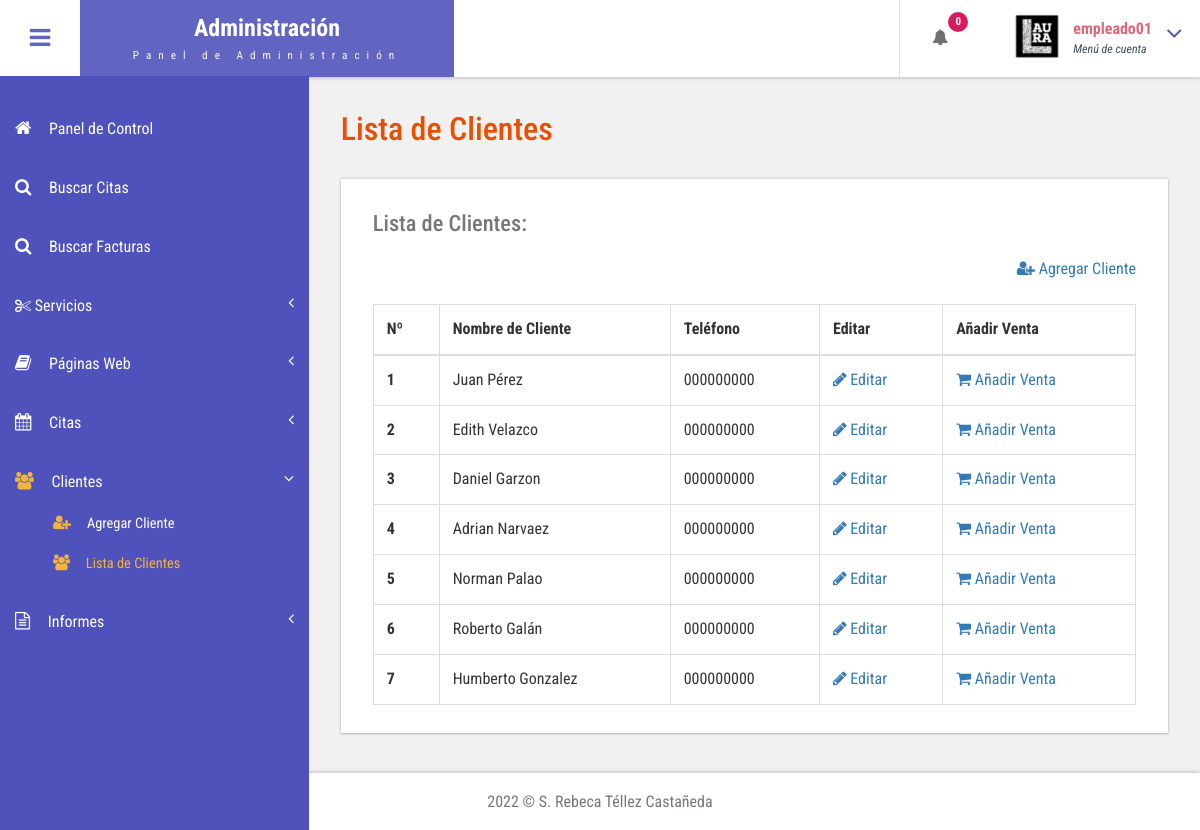
Page /admin/customer-list.php (signed in) on the committed database.
### tables this page shows
CREATE TABLE
    IF NOT EXISTS `tblcustomers` (
        `ID` INT(10) NOT NULL,
        `Name` VARCHAR(120) DEFAULT NULL,
        `Email` VARCHAR(200) DEFAULT NULL,
        `MobileNumber` VARCHAR (9) DEFAULT NULL,
        `Gender` enum('Mujer', 'Hombre', 'No definido') DEFAULT NULL,
        `Details` mediumtext,
        `CreationDate` TIMESTAMP NULL DEFAULT CURRENT_TIMESTAMP,
        `UpdationDate` TIMESTAMP NULL DEFAULT NULL
        ON
        UPDATE
            CURRENT_TIMESTAMP
    );

### admin/customer-list.php (the view, shortened to what this page needs)
<?php
include('includes/dbconnection.php');
if (strlen($_SESSION['bpmsaid'] == 0)) {
	header('location:logout.php');
} else {
?>
	<!DOCTYPE HTML>
	<html>
	<head>
		<link href="css/bootstrap.css" rel='stylesheet' type='text/css' />
		<link href="css/style.css" rel='stylesheet' type='text/css' />
		<link href="css/font-awesome.css" rel="stylesheet">
		<link href="css/animate.css" rel="stylesheet" type="text/css" media="all">
		<link href="css/custom.css" rel="stylesheet">
	</head>
	<body class="cbp-spmenu-push">
		<div class="main-content">
			<?php include_once('includes/sidebar.php'); ?>
			<?php include_once('includes/header.php'); ?>
			<div id="page-wrapper">
				<div class="main-page">
					<div class="tables">
						<h3 class="title1">Lista de Clientes</h3>
						<div class="table-responsive bs-example widget-shadow">
							<h4>Lista de Clientes:</h4>
							<div align=right>
								<a href="add-customer.php" class="nav_icon">
									<i class="fa fa-user-plus"></i> Agregar Cliente
								</a>
							</div>
							<br>
							<table class="table table-bordered">
								<thead>
									<tr>
										<th>Nº</th>
										<th>Nombre de Cliente</th>
										<th>Teléfono</th>
										<th>Editar</th>
										<th>Añadir Venta</th>
									</tr>
								</thead>
								<tbody>
									<?php
									$ret = mysqli_query($con, "select *from  tblcustomers");
									$cnt = 1;
									while ($row = mysqli_fetch_array($ret)) {
									?>
										<tr>
											<th scope="row"><?php echo $cnt; ?></th>
											<td><?php echo $row['Name']; ?></td>
											<td><?php echo $row['MobileNumber']; ?></td>
											<td>
												<a href="edit-customer-detailed.php?editid=<?php echo $row['ID']; ?>">
													<i class="fa fa-pencil"></i> Editar
												</a>
											</td>
											<td>
												<a href="add-customer-services.php?addid=<?php echo $row['ID']; ?>">
												<i class="fa fa-shopping-cart"></i> Añadir Venta
											</a>
											</td>
										</tr> <?php
												$cnt = $cnt + 1;
											} ?>
								</tbody>
							</table>
						</div>
					</div>
				</div>
			</div>
			<?php include_once('includes/footer.php'); ?>
		</div>
	</body>
	</html>
<?php }  ?>

### admin/includes/header.php (shortened to what this page needs)
<div class="sticky-header header-section ">
  <div class="header-left">
    <button id="showLeftPush"><i class="fa fa-bars"></i></button>
    <div class="logo">
      <a href="index.php">
        <h1>Administración</h1>
        <span>Panel de Administración</span>
      </a>
    </div>
  </div>
  <div class="header-right">
    <div class="profile_details_left">
      <ul class="nofitications-dropdown">
        <?php
        $ret1 = mysqli_query($con, "select ID,Name from  tblappointment where Status=''");
        $num = mysqli_num_rows($ret1);
        ?>
        <li class="dropdown head-dpdn">
          <a href="#" class="dropdown-toggle" data-toggle="dropdown" aria-expanded="false"><i class="fa fa-bell"></i><span class="badge blue"><?php echo $num; ?></span></a>
        </li>
      </ul>
      <div class="clearfix"> </div>
    </div>
    <div class="profile_details">
      <?php
      $adid = $_SESSION['bpmsaid'];
      $ret = mysqli_query($con, "select AdminName from tbladmin where ID='$adid'");
      $row = mysqli_fetch_array($ret);
      $name = $row['AdminName'];
      ?>
      <ul>
        <li class="dropdown profile_details_drop">
          <a href="#" class="dropdown-toggle" data-toggle="dropdown" aria-expanded="false">
            <div class="profile_img">
              <span class="prfil-img"><img src="images/laura_logo.png" alt="" width="50" height="50"> </span>
              <div class="user-name">
                <p><?php echo $name; ?></p>
                <span>Menú de cuenta</span>
              </div>
              <i class="fa fa-angle-down lnr"></i>
              <div class="clearfix"></div>
            </div>
          </a>
        </li>
      </ul>
    </div>
  </div>
  <div class="clearfix"> </div>
</div>

### admin/css/style.css (style rules this page uses)
h4, h5, h6, h1, h2, h3 { margin: 0; }
ul, ol { margin: 0; }
p { margin: 0; }
html, body { font-family: 'Roboto Condensed', sans-serif; font-size: 100%; overflow-x: hidden; background: #fff; }
body a { transition: 0.5s all ease; -webkit-transition: 0.5s all ease; -moz-transition: 0.5s all ease; -o-transition: 0.5s all ease; -ms-transition: 0.5s all ease; text-decoration:none; }
h1,h2,h3,h4,h5,h6 { margin:0; }
p { margin:0; }
ul,label { margin:0; padding:0; }
.main-content { position: relative; }
.sticky-header { position: fixed; top: 0; left:0px; width: 100%; z-index: 100; }
.header-section { background:#FFF; box-shadow: 1px 1px 4px rgba(0, 0, 0, 0.21); -webkit-box-shadow: 1px 1px 4px rgba(0, 0, 0, 0.21); -moz-box-shadow: 1px 1px 4px rgba(0, 0, 0, 0.21); -o-box-shadow: 1px 1px 4px rgba(0, 0, 0, 0.21); }
.header-section::after { clear: both; display: block; content: ''; }
.header-left { float: left; width: 45%; }
.header-right { float: right; }
button#showLeftPush { font-size: 1.5em; width: 80px; padding: 0.87em 0; text-align: center; cursor: pointer; float: left; color: #6F6F6F; -moz-transition: all 0.2s ease-out 0s; -webkit-transition: all 0.2s ease-out 0s; transition: all 0.2s ease-out 0s; border: none; background-color: #fff; outline:none; }
.cbp-spmenu-push { overflow-x: hidden; position: relative; }
.cbp-spmenu, .cbp-spmenu-push { -webkit-transition: all 0.3s ease; -moz-transition: all 0.3s ease; transition: all 0.3s ease; }
.cbp-spmenu-push div#page-wrapper { margin: 0 0 0 19.3em; transition:.5s all; -webkit-transition:.5s all; -moz-transition:.5s all; }
.fa { display: inline-block; font-family: FontAwesome; font-style: normal; font-weight: normal; line-height: 1; -webkit-font-smoothing: antialiased; -moz-osx-font-smoothing: grayscale; }
.logo { background: #6164C1; text-align: center; float: left; }
.logo a { padding: 0.9em 3.3em .7em; display: block; text-decoration: none; }
.logo a h1 { color: #fff; font-size: 1.5em; line-height: 1.2em; font-weight: 700; }
.logo a span { color: #F8F8F8; font-size: .7em; text-align: center; letter-spacing: 7px; }
.profile_details_left { float: left; }
li.dropdown.head-dpdn { display: inline-block; padding: 1.7em 0; border-left: 1px solid #E0E0E0; float: left; }
li.dropdown.head-dpdn a.dropdown-toggle { padding: 1.7em 2em; }
i.fa.fa-bell { color:#6F6F6F; }
.header-right span.badge { font-size: 11px; font-weight: bold; color: #FFF; background: #8BC34A; line-height: 15px; width: 20px; height: 20px; border-radius: 2em; -webkit-border-radius: 2em; -moz-border-radius: 2em; -o-border-radius: 2em; text-align: center; display: inline-block; position: absolute; top: 16%; padding: 2px 0 0; }
.header-right span.blue { background-color:#D81B60; }
.profile_details { float: right; }
.profile_details_drop a.dropdown-toggle { display:block; padding: 0.8em 3em 0 2em; }
.profile_img span.prfil-img { float:left; }
.user-name { float:left; margin-top:8px; margin-left:11px; height:35px; }
.profile_details ul li { list-style-type:none; position:relative; }
.profile_details li a i.fa.lnr { position: absolute; top: 34%; right: 8%; color: #4F52BA; font-size: 1.6em; }
.user-name p { font-size:1em; color:#DD6777; line-height:1em; font-weight:700; }
.user-name span { font-size: .75em; font-style: italic; color: #424f63; font-weight: normal; margin-top: .3em; }
.widget-shadow { background-color: #fff; box-shadow: 0 -1px 3px rgba(0,0,0,.12),0 1px 2px rgba(0,0,0,.24); -webkit-box-shadow: 0 -1px 3px rgba(0,0,0,.12),0 1px 2px rgba(0,0,0,.24); -moz-box-shadow: 0 -1px 3px rgba(0,0,0,.12),0 1px 2px rgba(0,0,0,.24); }
h3.title1 { font-size: 2em; color: #e94e02; margin-bottom: 0.8em; }
.table > thead > tr > th, .table > tbody > tr > th, .table > tfoot > tr > th, .table > thead > tr > td, .table > tbody > tr > td, .table > tfoot > tr > td { border-top: none; }
.tables h4 { font-size: 1.4em; margin-bottom: 1em; color: #777777; }
.tables .panel-body ,.tables .bs-example { padding: 2em 2em 0.5em; }
.tables .table > thead > tr > th, .tables .table > tbody > tr > th, .tables .table > tfoot > tr > th, .tables .table > thead > tr > td, .tables .table > tbody > tr > td, .tables .table > tfoot > tr > td { padding: 13px; border-top: 1px solid #E0E0E0; }
.bs-example { margin-top: 2em; }

### admin/css/custom.css (style rules this page uses)
#page-wrapper { padding:7em 2em 2.5em; background-color: #F1F1F1; }

### rows in the picture
tblcustomers: Name "Juan Pérez", MobileNumber "000000000"
tblcustomers: Name "Edith Velazco", MobileNumber "000000000"
tblcustomers: Name "Daniel Garzon", MobileNumber "000000000"
tblcustomers: Name "Adrian Narvaez", MobileNumber "000000000"
tblcustomers: Name "Norman Palao", MobileNumber "000000000"
tblcustomers: Name "Roberto Galán", MobileNumber "000000000"
tblcustomers: Name "Humberto Gonzalez", MobileNumber "000000000"

### other values in the picture
$num "0"
$name "empleado01"
